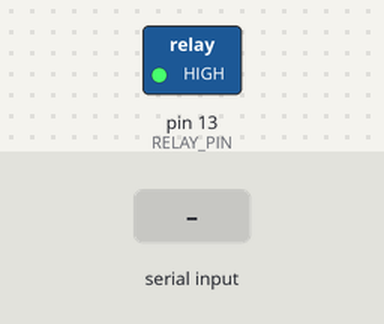
Simulated run of this sketch. Board: Arduino Uno, built with avr-gcc and run on an emulated ATmega328P. Parts: switched loads named in the sketch (green lamp = pin HIGH). Inputs (shaded band) come from the test bench.

Above: at 1.2 s.
1.3 s: "=\n" received over Serial
At 1.61 s:
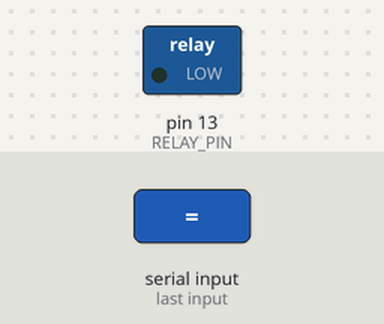
Timing chart, 0 to 4.3 s (numbered marks = the images above; inputs shaded):
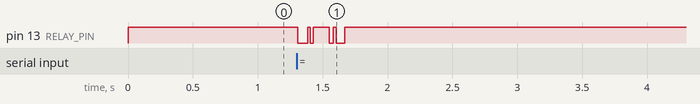

The sketch:

arduino.pde
```cpp
#include <avr/interrupt.h>
#include <avr/io.h>

#define F_CPU 16000000L
#define RELAY_PIN 13

/**
 * Teletype15 controller code.
 *
 * The teletype protocol consists of:
 * 1 start bit (coil off)
 * 5 data bits
 * 1 stop bit (coil on)
 *
 * Pin assignments:
 * 13 -- coil on when high, off when low.
 */

// Define sending states
enum {
  SEND_READY,
  SEND_START,
  SEND_DATA,
  SEND_END
} sendingState = SEND_READY;

volatile byte sendingBit = 0;
volatile byte sendingByte = 0;
volatile byte cyclesLeftForBit = 0;

boolean letterMode = false;


#define BUF_SIZE 128

unsigned char buffer[BUF_SIZE];
unsigned char buf_head = 0;
unsigned char buf_tail = 0;

// Set up timer interrupt interval on clock 2 at 10.99 ms.
// 175824 ticks/interval
// @ 1/1024 prescaler: 172 cycles
void initTimer() {
  TCCR2A = 0b00000010; // No pin overrides, CTC mode
  TCCR2B = 0b00000111; // CTC mode, 1/1024 prescaler
  OCR2A = 172; // 172 * 1024 ticks per interrupt
  TIMSK2 = 0b00000010; // Interrupt on OCR2A match
}

boolean isReady() {
  return sendingState == SEND_READY;
}

void writeByte(byte b);

void setup() {
  pinMode(RELAY_PIN, OUTPUT);
  initTimer();
  Serial.begin(9600);
  setRelay(true);
}

void addByteToBuffer(unsigned char c) {
  int next_tail = (buf_tail+1) % BUF_SIZE;
  if (next_tail != buf_head) {
    buffer[buf_tail] = c;
    buf_tail = next_tail;
  }
}

void loop() {
  if (isReady()) {
    if (buf_head != buf_tail) {
      unsigned char c = buffer[buf_head];
      buf_head = (buf_head+1) % BUF_SIZE;
      writeByte(c);
    }
  }
  if (Serial.available() > 0) {
      byte b = Serial.read();
      if ( b == '=' ) { b = '\r'; }
      if ( b == '+' ) { b = '\n'; }
      addByteToBuffer(b);
  }
}

void setRelay(boolean value) {
  digitalWrite(RELAY_PIN, value);
}

void writeByte(byte b) {
  sendingByte = getBaudot(b);
  sendingState = SEND_START;
}

ISR(TIMER2_COMPA_vect) {
  if ( cyclesLeftForBit != 0 ) {
    // Wait until we're done sending the current bit.
    cyclesLeftForBit--;
    return;
  }
  // The sendingState is the state just initiated.
  if (sendingState == SEND_READY) {
    // Nothing to do.
  } else if (sendingState == SEND_START) {
    setRelay(false);
    sendingBit = 5;
    cyclesLeftForBit = 0;
    sendingState = SEND_DATA;
  } else if (sendingState == SEND_DATA) {
    sendingBit--;
    setRelay((sendingByte & _BV(sendingBit)) != 0);
    //setRelay((sendingBit % 2) == 0);
    cyclesLeftForBit = 1;
    if (sendingBit <= 0) { sendingState = SEND_END; }
  } else if (sendingState == SEND_END) {
    setRelay(true);
    cyclesLeftForBit = 10;
    sendingState = SEND_READY;
  }
}
```

asciiToUstty.pde
```cpp
//#include <avr/pgmspace.h>

#define FIGURES_CODE 0x11
#define LETTERS_CODE 0x12

unsigned char ustty_map[128] = {
0x60, 0x80, 0x80, 0x80, 0x80, 0x80, 0x80, 0x54,
0x80, 0x80, 0x68, 0x80, 0x80, 0x62, 0x80, 0x80,
0x80, 0x7b, 0x7f, 0x80, 0x80, 0x80, 0x80, 0x80,
0x80, 0x80, 0x80, 0x80, 0x80, 0x80, 0x80, 0x80,
0x64, 0x56, 0x51, 0x45, 0x52, 0x80, 0x4b, 0x5a,
0x5e, 0x49, 0x47, 0x80, 0x46, 0x58, 0x80, 0x57,
0x4d, 0x5d, 0x59, 0x50, 0x4a, 0x41, 0x55, 0x5c,
0x4c, 0x43, 0x4e, 0x4f, 0x80, 0x80, 0x80, 0x53,
0x80, 0x80, 0x80, 0x80, 0x80, 0x80, 0x80, 0x80,
0x80, 0x80, 0x80, 0x80, 0x80, 0x80, 0x80, 0x80,
0x80, 0x80, 0x80, 0x80, 0x80, 0x80, 0x80, 0x80,
0x80, 0x80, 0x80, 0x7b, 0x80, 0x7f, 0x80, 0x80,
0x80, 0x38, 0x33, 0x2e, 0x32, 0x30, 0x36, 0x2b,
0x25, 0x2c, 0x3a, 0x3e, 0x29, 0x27, 0x26, 0x23,
0x2d, 0x3d, 0x2a, 0x34, 0x21, 0x3c, 0x2f, 0x39,
0x37, 0x35, 0x31, 0x80, 0x80, 0x80, 0x80, 0x80
};

#define NO_DATA 0x80
#define MODE_FIGURES 0x40
#define MODE_LETTERS 0x20
#define MODE_MASK (MODE_FIGURES|MODE_LETTERS)
#define CHARACTER_MASK 0b00011111

unsigned char getCode(const unsigned char offset) {
  return ustty_map[offset];
}

// Return true if the character exists in the baudot
// character set
bool hasChar(unsigned char character) {
  return (character < 128) &&
    (character >= 0) &&
    getCode(character) != NO_DATA;
}

// True for letters mode; false for figures mode
bool getMode(unsigned char character) {
  return getCode(character) & MODE_LETTERS;
}

// 5-bit baudot code, MSB first
unsigned char getBaudot(unsigned char character) {
  return getCode(character);
  //return getCode(character) & CHARACTER_MASK;
}
```
